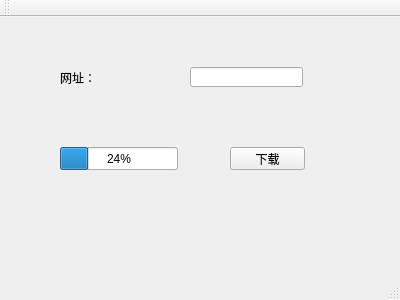
<?xml version="1.0" encoding="UTF-8"?>
<ui version="4.0">
 <class>MainWindow</class>
 <widget class="QMainWindow" name="MainWindow">
  <property name="geometry">
   <rect>
    <x>0</x>
    <y>0</y>
    <width>400</width>
    <height>300</height>
   </rect>
  </property>
  <property name="windowTitle">
   <string>MainWindow</string>
  </property>
  <widget class="QWidget" name="centralWidget">
   <widget class="QLabel" name="label">
    <property name="geometry">
     <rect>
      <x>60</x>
      <y>50</y>
      <width>54</width>
      <height>21</height>
     </rect>
    </property>
    <property name="text">
     <string>网址：</string>
    </property>
   </widget>
   <widget class="QLineEdit" name="lineEdit">
    <property name="geometry">
     <rect>
      <x>190</x>
      <y>50</y>
      <width>113</width>
      <height>20</height>
     </rect>
    </property>
   </widget>
   <widget class="QPushButton" name="pushButton">
    <property name="geometry">
     <rect>
      <x>230</x>
      <y>130</y>
      <width>75</width>
      <height>23</height>
     </rect>
    </property>
    <property name="text">
     <string>下载</string>
    </property>
   </widget>
   <widget class="QProgressBar" name="progressBar">
    <property name="geometry">
     <rect>
      <x>60</x>
      <y>130</y>
      <width>118</width>
      <height>23</height>
     </rect>
    </property>
    <property name="value">
     <number>24</number>
    </property>
   </widget>
  </widget>
  <widget class="QMenuBar" name="menuBar">
   <property name="geometry">
    <rect>
     <x>0</x>
     <y>0</y>
     <width>400</width>
     <height>23</height>
    </rect>
   </property>
  </widget>
  <widget class="QToolBar" name="mainToolBar">
   <attribute name="toolBarArea">
    <enum>TopToolBarArea</enum>
   </attribute>
   <attribute name="toolBarBreak">
    <bool>false</bool>
   </attribute>
  </widget>
  <widget class="QStatusBar" name="statusBar"/>
 </widget>
 <layoutdefault spacing="6" margin="11"/>
 <resources/>
 <connections/>
</ui>
